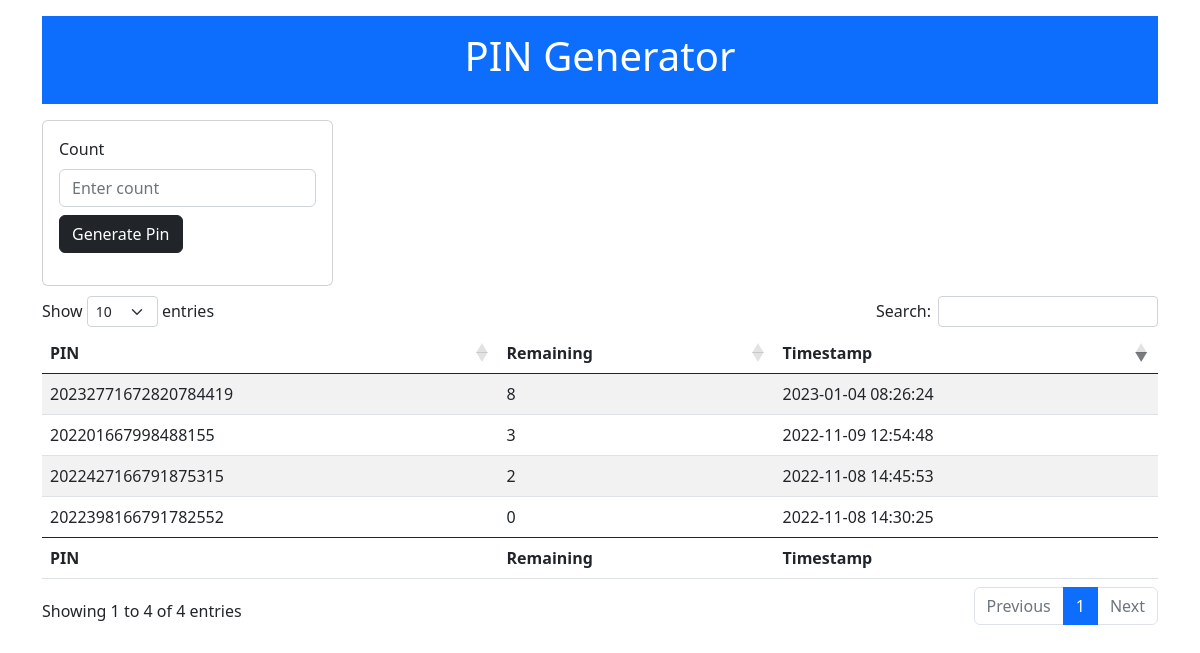
/dashboard.php (signed in), run on the app's committed database.
### tables this page shows
CREATE TABLE `tblpin` (
  `id` int(11) NOT NULL,
  `pin` longtext NOT NULL,
  `keytext` longtext,
  `leftcount` int(255) DEFAULT '5',
  `timestamp` timestamp NOT NULL DEFAULT CURRENT_TIMESTAMP
);

### dashboard.php (the view, shortened to what this page needs)
<?php
require __DIR__ . DIRECTORY_SEPARATOR . 'process.php';
?>
<!doctype html>
<html lang="en">
<head>
    <link href="https://cdn.jsdelivr.net/npm/bootstrap@5.0.2/dist/css/bootstrap.min.css" rel="stylesheet">
    <link rel="stylesheet" href="https://cdnjs.cloudflare.com/ajax/libs/twitter-bootstrap/5.2.0/css/bootstrap.min.css">
    <link rel="stylesheet" href="https://cdn.datatables.net/1.12.1/css/dataTables.bootstrap5.min.css">
</head>
<div class="container">
    <div class="header p-3 my-3 bg-primary">
        <h1 class="text-center text-white">PIN Generator</h1>
    </div>
    <div class="main">
        <div class="content">
            <div class="card" style="    width: fit-content;
    margin-bottom: 10px;">
                <div class="card-body">
                    <form action="" method="post" class="newpin">
                        <div class="form-group">
                            <label for="">Count</label>
                            <input type="number" required name="count" style="width: fit-content;" class="form-control mt-2" id="count" aria-describedby="emailHelpId" placeholder="Enter count">
                        </div>
                        <button class="btn btn-dark my-3 mt-2" type="submit">Generate Pin</button>
                    </form>
                </div>
            </div>
            <table id="example" class="table table-striped" style="width:100%">
                <thead>
                    <tr>
                        <th>PIN</th>
                        <th>Remaining</th>
                        <th>Timestamp</th>
                    </tr>
                </thead>
                <tbody>
                    <?php
                    $stmt = $pdo->prepare('SELECT * FROM tblpin');
                    $stmt->execute();
                    $pins = $stmt->fetchAll();
                    foreach ($pins as $pin) {
                        echo "<tr>";
                        echo "<td>" . $pin['keytext'] . "</td>";
                        echo "<td>" . $pin['leftcount'] . "</td>";
                        echo "<td>" . $pin['timestamp'] . "</td>";
                        echo "</tr>";
                    }
                    ?>
                </tbody>
                <tfoot>
                    <tr>
                        <th>PIN</th>
                        <th>Remaining</th>
                        <th>Timestamp</th>
                    </tr>
                </tfoot>
            </table>
        </div>
    </div>
</div>
</body>
</html>

### data on the page
tblpin: keytext "2022398166791782552", leftcount "0", timestamp "2022-11-08 14:30:25"
tblpin: keytext "2022427166791875315", leftcount "2", timestamp "2022-11-08 14:45:53"
tblpin: keytext "202201667998488155", leftcount "3", timestamp "2022-11-09 12:54:48"
tblpin: keytext "20232771672820784419", leftcount "8", timestamp "2023-01-04 08:26:24"
